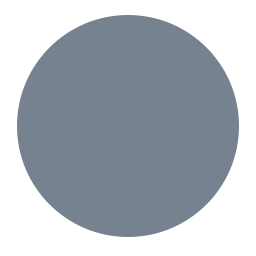
#> input picture Design/ArtStaging/2026-10-14-rounded-chibi-hud-v1.1-drafts/stylized-hud-kit/png/cooldown_dim_overlay.png, 256 x 256 px, given in place of panel_status.png, which was not available
$ python preview_assembly.py
#> lines starting #> are read from the running program, lines starting #| are printed output that depends on the picture; pictures that were not available may be replaced by others from this repository, and a replacement may not be noted
from pathlib import Path
from PIL import Image,ImageDraw,ImageFont
R=Path(__file__).parent
im=Image.new('RGBA',(1600,900),'#799FC7');d=ImageDraw.Draw(im)
#> after `im = Image.new('RGBA', (1600, 900), '#799FC7')`:
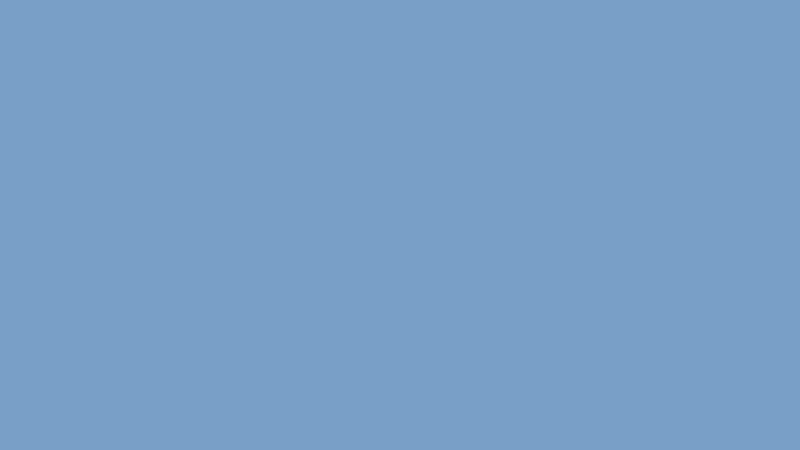
#> im: PIL image 1600x900 RGBA (shown at 1/2 size); mean R, G, B, A 121, 159, 199, 255
for y in range(0,900,100):d.line((0,y,1600,y),fill='#87AFD2',width=1)
for x in range(0,1600,100):d.line((x,0,x,900),fill='#87AFD2',width=1)
def put(n,x,y,w=None,h=None,frac=1):
 a=Image.open(R/'png'/f'{n}.png').convert('RGBA')
 if w:a=a.resize((w,h or w),Image.Resampling.LANCZOS)
 if frac<1:a=a.crop((0,0,int(a.width*frac),a.height))
 im.alpha_composite(a,(x,y))
def label(s,x,y,sz=25,col='#F4FFFF',anchor='mm'):
 ImageDraw.Draw(im).text((x,y),s,font=ImageFont.truetype('/usr/share/fonts/truetype/dejavu/DejaVuSans-Bold.ttf',sz),fill=col,anchor=anchor,stroke_width=1,stroke_fill='#17304D')
put('panel_status',125,45,366,79);put('health_track',160,60,305,38);put('health_fill',160,60,305,38,frac=.86);label('86 / 100',307,79,23)
#> in put, a is the input picture: PIL image 256x256 RGBA; mean R, G, B, A 107.1, 120.2, 133.3, 82.7
#> in put, `if w:a=a.resize((w,h or w),Image.Resampling.LANCZOS)`:
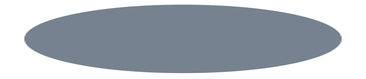
#> a: PIL image 366x79 RGBA; mean R, G, B, A 4.2, 17.5, 30.9, 82.8; transparent parts drawn white
#> call 2 of put, with n = 'health_track', x = 160, y = 60, w = 305, h = 38, frac = 1
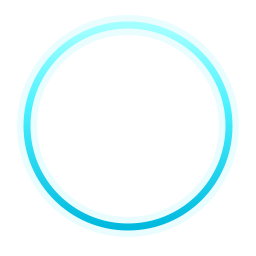
#> input picture Design/ArtStaging/2026-10-14-rounded-chibi-hud-v1.1-drafts/stylized-hud-kit/png/cooldown_ready_ring.png, 256 x 256 px, given in place of health_track.png, which was not available
#> in put, a is the input picture: PIL image 256x256 RGBA; mean R, G, B, A 217.3, 250.6, 254.1, 21.1
#> in put (call 2), `if w:a=a.resize((w,h or w),Image.Resampling.LANCZOS)`:
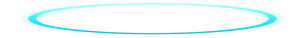
#> a: PIL image 305x38 RGBA; mean R, G, B, A 20.3, 56.2, 63, 21; transparent parts drawn white
#> call 3 of put, with n = 'health_fill', x = 160, y = 60, w = 305, h = 38, frac = 0.86
#> in put (call 3), `if frac<1:a=a.crop((0,0,int(a.width*frac),a.height))`:
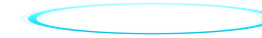
#> a: PIL image 262x38 RGBA; mean R, G, B, A 21.6, 57.8, 65.2, 21.2; transparent parts drawn white
put('panel_level',156,112,107,45);label('LV 3',209,132,19);put('xp_track',273,121,190,18);put('xp_fill',273,121,190,18,frac=.63)
#> (the run stopped early here; a loop or call above may not have finished)
